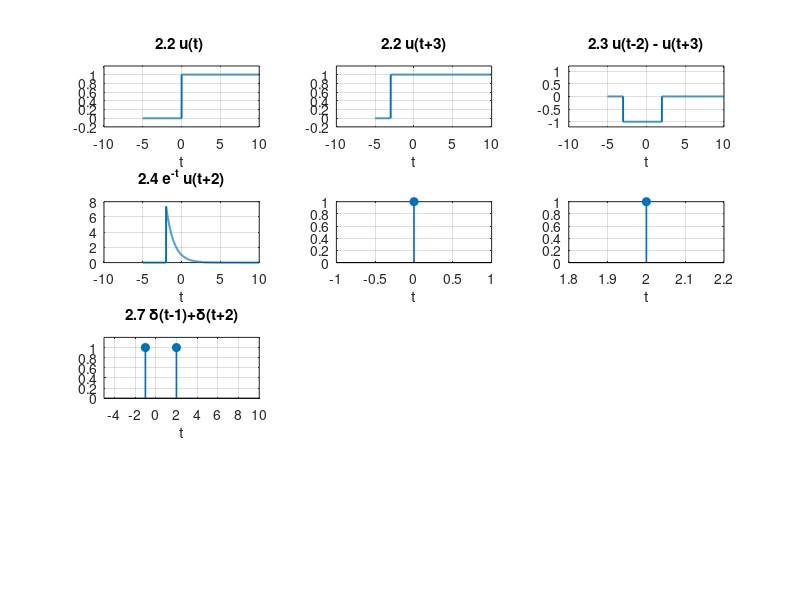

This chart was generated by the following MATLAB code:
t=linspace(-5,10,3000);
u=@(x) double(x>=0);
r=@(x) x.^u(x);


%step based signals 
x1=u(t);
x2=u(t+3);
x3=u(t-2)-u(t+3);
x4=exp(-t).*u(t+2);

%ramp based signals 

x5=r(t);
x6=r(t-1);
x7=r(t)-r(t-2)-r(t-5)+r(t-7);


%%% bad baki duita kora lagbo 

kmin2=ceil((-5/4));
kmax2=floor((10-1)/2);
p2s_times=1+2*(kmin2:kmax2);

kmin3=ceil(((-5)-1)/2);
kmax3=floor((10-1)/2);
p3s_times=1+2*(kmin3:kmax3);

%%ploting all the values 

figure('Name','signals(2.1-2.12','Color','w');
subplot(4,3,1);
plot(t,x1,'LInewidth',1.4);
grid on ; 
ylim([-0.2 1.2]);
title('2.2 u(t) ');
xlabel('t');


subplot(4,3,2);
plot(t, x2, 'LineWidth', 1.4); grid on; ylim([-0.2 1.2]);
title('2.2 u(t+3)'); xlabel('t');

subplot(4,3,3);
plot(t, x3, 'LineWidth', 1.4); grid on; ylim([-1.2 1.2]);
title('2.3 u(t-2) - u(t+3)'); xlabel('t');

subplot(4,3,4);
plot(t, x4, 'LineWidth', 1.4); grid on;
title('2.4 e^{-t} u(t+2)'); xlabel('t');





subplot(4,3,5);
stem(0,1,'filled','LineWidth',1.2);
grid on ;
xlabel('t');

subplot(4,3,6);
stem(2,1,'filled','LineWidth',1.2);
grid on ; 
xlabel('t');

subplot(4,3,7);
stem([-1 2],[1 1],'filled','LineWidth',1.2);
xlim([t(1) t(end)]);
ylim([0 1.2]);
grid on ;
xlabel('t');

subplot(4,3,7);
stem([-1 2], [1 1], 'filled', 'LineWidth', 1.2); grid on;
xlim([t(1) t(end)]); ylim([0 1.2]);
title('2.7 \delta(t-1)+\delta(t+2)'); xlabel('t');

